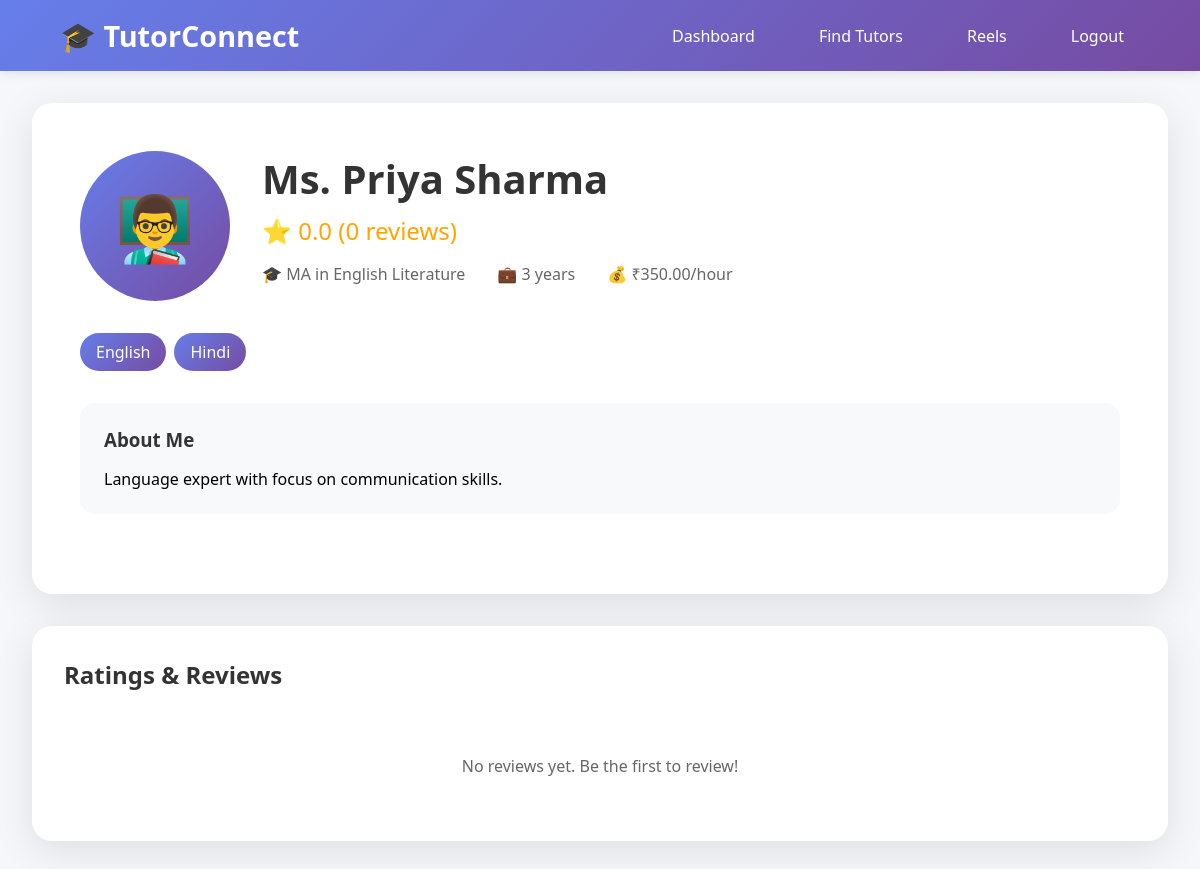
The app's page /tutor-profile.php?id=3 (signed in) with its own data.
### tables this page shows
CREATE TABLE tutors (
    id INT PRIMARY KEY AUTO_INCREMENT,
    name VARCHAR(100) NOT NULL,
    email VARCHAR(100) UNIQUE NOT NULL,
    password VARCHAR(255) NOT NULL,
    phone VARCHAR(15),
    subjects TEXT,
    experience INT,
    qualification VARCHAR(255),
    hourly_rate DECIMAL(10,2),
    bio TEXT,
    profile_image VARCHAR(255) DEFAULT 'default-tutor.png',
    average_rating DECIMAL(3,2) DEFAULT 0.00,
    total_ratings INT DEFAULT 0,
    created_at TIMESTAMP DEFAULT CURRENT_TIMESTAMP
);

### tutor-profile.php (the view, shortened to what this page needs)
<?php
require_once 'config.php';
$tutor_id = isset($_GET['id']) ? intval($_GET['id']) : 0;
$stmt = $conn->prepare("SELECT * FROM tutors WHERE id = ?");
$stmt->bind_param("i", $tutor_id);
$stmt->execute();
$tutor = $stmt->get_result()->fetch_assoc();
$ratings = $conn->query("SELECT ratings.*, students.name as student_name
                         FROM ratings
                         JOIN students ON ratings.student_id = students.id
                         WHERE tutor_id = $tutor_id
                         ORDER BY created_at DESC");
?>
<!DOCTYPE html>
<html lang="en">
<head>
</head>
<body>
    <nav class="navbar">
        <div class="logo">🎓 TutorConnect</div>
        <div class="nav-links">
            <a href="dashboard.php">Dashboard</a>
            <a href="tutors.php">Find Tutors</a>
            <a href="reels.php">Reels</a>
            <a href="logout.php">Logout</a>
        </div>
    </nav>
    <div class="container">
        <div class="profile-card">
            <div class="profile-header">
                <div class="avatar">👨‍🏫</div>
                <div class="profile-info">
                    <h1><?php echo htmlspecialchars($tutor['name']); ?></h1>
                    <div class="rating-display">
                        ⭐ <?php echo number_format($tutor['average_rating'], 1); ?>
                        (<?php echo $tutor['total_ratings']; ?> reviews)
                    </div>
                    <div class="profile-stats">
                        <span class="stat">🎓 <?php echo htmlspecialchars($tutor['qualification']); ?></span>
                        <span class="stat">💼 <?php echo $tutor['experience']; ?> years</span>
                        <span class="stat">💰 ₹<?php echo number_format($tutor['hourly_rate'], 2); ?>/hour</span>
                    </div>
                </div>
            </div>
            <div class="subjects">
                <?php
                $subjects = explode(',', $tutor['subjects']);
                foreach ($subjects as $subject):
                ?>
                    <span class="subject-tag"><?php echo trim($subject); ?></span>
                <?php endforeach; ?>
            </div>
            <div class="bio-section">
                <h3>About Me</h3>
                <p><?php echo htmlspecialchars($tutor['bio']); ?></p>
            </div>
        </div>
        <div class="ratings-section">
            <h2>Ratings & Reviews</h2>
            <?php if ($ratings->num_rows > 0): ?>
                <?php while ($review = $ratings->fetch_assoc()): ?>
                    <div class="review-card">
                        <div class="review-header">
                            <span class="reviewer-name">👤 <?php echo htmlspecialchars($review['student_name']); ?></span>
                            <span class="review-rating"><?php echo str_repeat('⭐', $review['rating']); ?></span>
                        </div>
                        <p class="review-text"><?php echo htmlspecialchars($review['review']); ?></p>
                        <p class="review-date"><?php echo date('M d, Y', strtotime($review['created_at'])); ?></p>
                    </div>
                <?php endwhile; ?>
            <?php else: ?>
                <p style="text-align: center; color: #666; padding: 2rem;">No reviews yet. Be the first to review!</p>
            <?php endif; ?>
        </div>
    </div>
</body>
</html>

### tutor-profile.php (style rules this page uses)
* { margin: 0; padding: 0; box-sizing: border-box; }
body { font-family: 'Segoe UI', Tahoma, Geneva, Verdana, sans-serif; background: #f5f7fa; }
.navbar { background: linear-gradient(135deg, #667eea 0%, #764ba2 100%); padding: 1rem 5%; display: flex; justify-content: space-between; align-items: center; box-shadow: 0 2px 10px rgba(0,0,0,0.1); }
.navbar .logo { color: white; font-size: 1.8rem; font-weight: bold; }
.nav-links { display: flex; gap: 2rem; align-items: center; }
.nav-links a { color: white; text-decoration: none; font-weight: 500; transition: all 0.3s; padding: 0.5rem 1rem; border-radius: 5px; }
.container { max-width: 1200px; margin: 2rem auto; padding: 0 2rem; }
.profile-card { background: white; border-radius: 20px; padding: 3rem; box-shadow: 0 10px 40px rgba(0,0,0,0.1); margin-bottom: 2rem; animation: slideIn 0.5s ease; }
.profile-header { display: flex; gap: 2rem; align-items: start; margin-bottom: 2rem; }
.avatar { width: 150px; height: 150px; border-radius: 50%; background: linear-gradient(135deg, #667eea 0%, #764ba2 100%); display: flex; align-items: center; justify-content: center; font-size: 4rem; animation: pulse 2s infinite; }
.profile-info { flex: 1; }
.profile-info h1 { color: #333; margin-bottom: 0.5rem; font-size: 2.5rem; }
.rating-display { font-size: 1.5rem; color: #ffa500; margin-bottom: 1rem; }
.profile-stats { display: flex; gap: 2rem; margin-top: 1rem; }
.stat { display: flex; align-items: center; gap: 0.5rem; color: #666; }
.subjects { display: flex; flex-wrap: wrap; gap: 0.5rem; margin: 1.5rem 0; }
.subject-tag { padding: 0.5rem 1rem; background: linear-gradient(135deg, #667eea 0%, #764ba2 100%); color: white; border-radius: 20px; font-weight: 500; }
.bio-section { background: #f8f9fa; padding: 1.5rem; border-radius: 15px; margin: 2rem 0; }
.bio-section h3 { color: #333; margin-bottom: 1rem; }
.ratings-section { background: white; border-radius: 20px; padding: 2rem; box-shadow: 0 10px 40px rgba(0,0,0,0.1); animation: slideIn 0.7s ease; }
.ratings-section h2 { color: #333; margin-bottom: 2rem; }

### records on screen
tutors: name "Ms. Priya Sharma", average_rating "0.0", total_ratings "0", qualification "MA in English Literature", experience "3", hourly_rate "350.00", subjects "English", subjects "Hindi", bio "Language expert with focus on communication skills."
